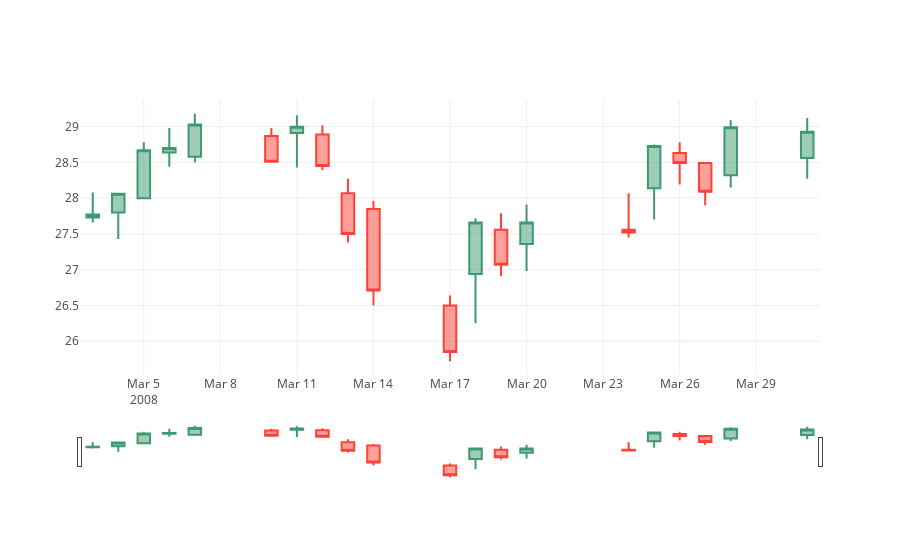

The notebook cell saved with this chart:
### Markdown cell above
## <a id='2.7'>2.7 Candlestick charts</a>
This type of chart is used as a trading tool to visualise and analyse the price movements over time for securities, derivatives, currencies, stocks, bonds, commodities, etc. Although the symbols used in Candlestick Charts resemble a Box Plot, they function differently and therefore, are not to be confused with one another.

Candlestick Charts display multiple bits of price information such as the open price, close price, highest price and lowest price through the use of candlestick-like symbols. Each symbol represents the compressed trading activity for a single time period (a minute, hour, day, month, etc). Each Candlestick symbol is plotted along a time scale on the x-axis, to show the trading activity over time.

The main rectangle in the symbol is known as the real body, which is used to display the range between the open and close price of that time period. While the lines extending from the bottom and top of the real body is known as the lower and upper shadows (or wick). Each shadow represents the highest or lowest price traded during the time period represented. When the market is Bullish (the closing price is higher than it opened), then the body is coloured typically white or green. But when the market is Bearish (the closing price is lower than it opened), then the body is usually coloured either black or red.

<img src="https://datavizcatalogue.com/methods/images/anatomy/SVG/candlestick_chart.svg">

Candlestick Charts are great for detecting and predicting market trends over time and are useful for interpreting the day-to-day sentiment of the market, through each candlestick symbol's colouring and shape. For example, the longer the body is, the more intense the selling or buying pressure is. While, a very short body, would indicate that there is very little price movement in that time period and represents consolidation.

Candlestick Charts help reveal the market psychology (the fear and greed experienced by sellers and buyers) through the various indicators, such as shape and colour, but also by the many identifiable patterns that can be found in Candlestick Charts. In total, there are 42 recognised patterns that are divided into simple and complex patterns. These patterns found in Candlestick Charts are useful for displaying price relationships and can be used for predicting the possible future movement of the market. You can find a list and description of each pattern here.

Please bear in mind, that Candlestick Charts don't express the events taking place between the open and close price - only the relationship between the two prices. So you can't tell how volatile trading was within that single time period.

Source: [Datavizcatalogue](https://datavizcatalogue.com/methods/candlestick_chart.html)

### Code cell
# Candlestick chart of march 2008
trace = go.Candlestick(x=google['03-2008'].index,
                open=google['03-2008'].Open,
                high=google['03-2008'].High,
                low=google['03-2008'].Low,
                close=google['03-2008'].Close)
data = [trace]
iplot(data, filename='simple_candlestick')

### Figure 1 — Plotly figure (JSON) as saved in the notebook; plotly's stock layout.template omitted (floating-point values rounded to 4 significant figures)
{"data": [{"close": [27.77, 28.06, 28.67, 28.7, 29.03, 28.51, 29, 28.45, 27.5, 26.71, 25.85, 27.66, 27.07, 27.66, 27.52, 28.73, 28.49, 28.09, 28.99, 28.93], "high": [28.08, 28.07, 28.78, 28.98, 29.18, 28.98, 29.16, 29.02, 28.27, 27.96, 26.64, 27.72, 27.79, 27.91, 28.07, 28.75, 28.78, 28.5, 29.09, 29.12], "low": [27.66, 27.43, 28, 28.44, 28.5, 28.51, 28.43, 28.39, 27.38, 26.5, 25.72, 26.25, 26.91, 26.98, 27.45, 27.7, 28.19, 27.9, 28.15, 28.27], "open": [27.73, 27.8, 28, 28.64, 28.58, 28.87, 28.91, 28.89, 28.07, 27.85, 26.5, 26.94, 27.56, 27.36, 27.56, 28.14, 28.63, 28.49, 28.32, 28.56], "type": "candlestick", "uid": "aa217aee-66bd-4bfe-aebf-b1bf95632722", "x": ["2008-03-03", "2008-03-04", "2008-03-05", "2008-03-06", "2008-03-07", "2008-03-10", "2008-03-11", "2008-03-12", "2008-03-13", "2008-03-14", "2008-03-17", "2008-03-18", "2008-03-19", "2008-03-20", "2008-03-24", "2008-03-25", "2008-03-26", "2008-03-27", "2008-03-28", "2008-03-31"]}], "layout": {}}
